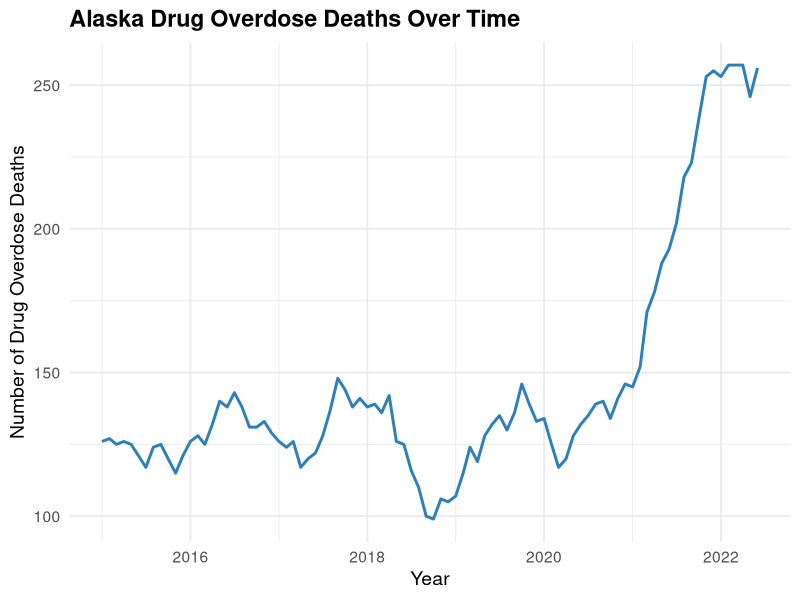
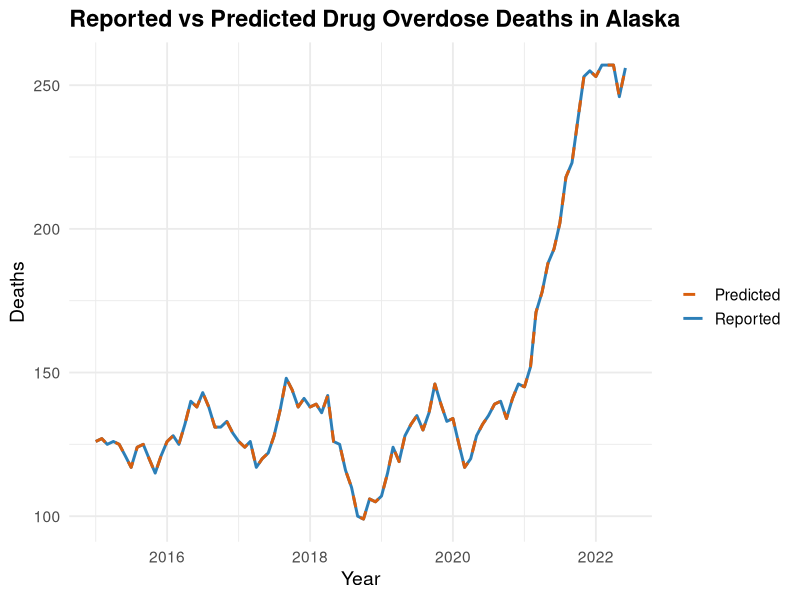
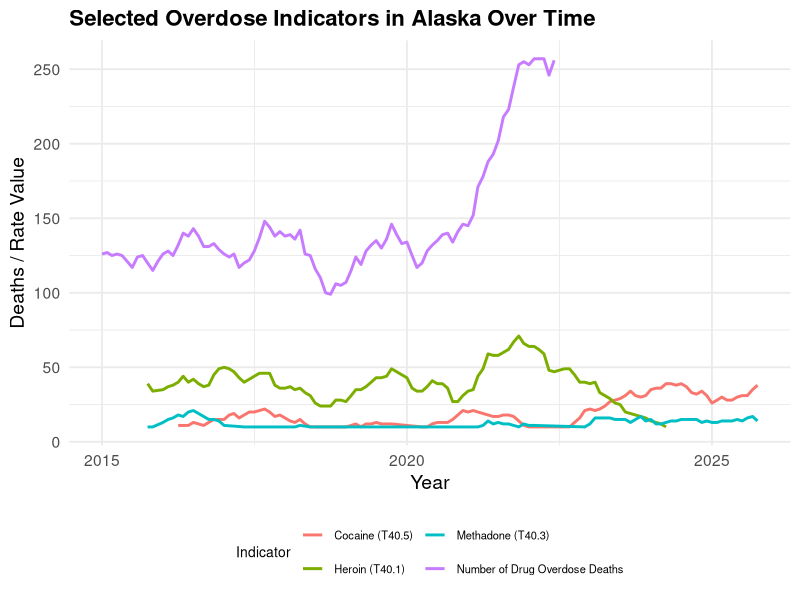
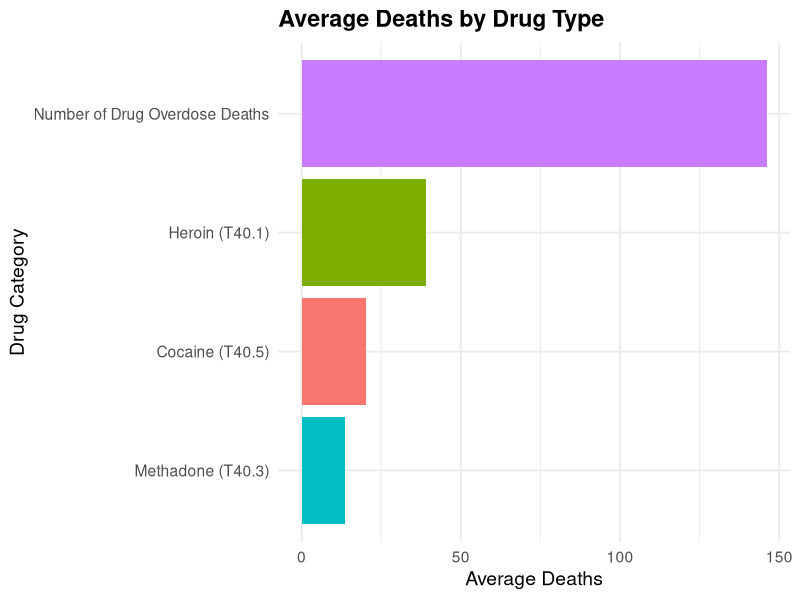
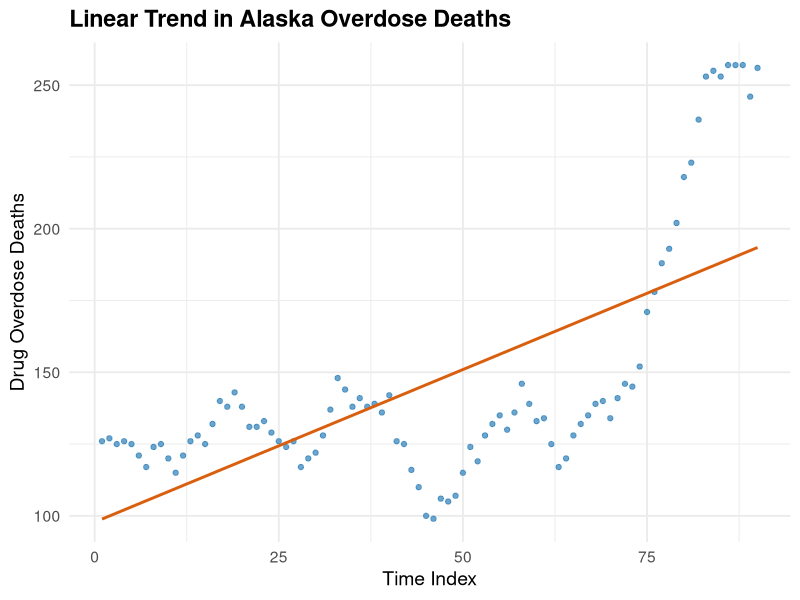

Here is the R script that generated these plots, in order:

library(tidyverse)
library(broom)

theme_set(theme_minimal(base_size = 14))


# Introduction: Drug overdose deaths remain a major public health concern in the United States, but the burden of overdose is not evenly distributed across states or across substances. Monitoring overdose trends over time can help identify changing patterns in mortality and highlight which drug categories may be contributing most strongly to the problem. 
##This topic is personally meaningful to me, as overdose has affected my own family. Because of this, I wanted to examine real overdose surveillance data and understand how overdose patterns have changed over time.
## The purpose of this study is to analyze trends in overdose deaths in Alaska from 2015 through 2025. In particular, this project examines overall overdose deaths as well as selected drug-specific indicators in order to identify long-term patterns and potential shifts in substance-related mortality.


# Data
data <- read_csv("xkb8-kh2a.csv")

data_clean <- data %>%
  mutate(
    data_value = as.numeric(data_value),
    predicted_value = as.numeric(predicted_value),
    month = factor(
      month,
      levels = c(
        "January", "February", "March", "April", "May", "June",
        "July", "August", "September", "October", "November", "December"
      )
    ),
    date = as.Date(paste(year, month, "1"), format = "%Y %B %d")
  ) %>%
  filter(!is.na(date))

# View structure if needed
glimpse(data_clean)


# Methods
## This analysis focuses on several key indicators available in the Alaska dataset. These include overall overdose mortality as well as selected drug-specific categories such as heroin, cocaine, methadone, and opioid-related deaths.
## Because the dataset contains repeated monthly observations across years, line plots are used to evaluate trends over time. Summary plots are also created to compare average values across indicators. In addition, a simple linear model is used to evaluate whether overall overdose deaths increased over time.


# Exploratory Analysis
## Indicators Included in the Dataset
indicator_counts <- data_clean %>%
  count(indicator, sort = TRUE)

print(indicator_counts)

##Overall Trend in Drug Overdose Deaths
overall_deaths <- data_clean %>%
  filter(indicator == "Number of Drug Overdose Deaths") %>%
  filter(!is.na(data_value))

p1 <- ggplot(overall_deaths, aes(x = date, y = data_value)) +
  geom_line(color = "#2C7FB8", linewidth = 1) +
  labs(
    title = "Alaska Drug Overdose Deaths Over Time",
    x = "Year",
    y = "Number of Drug Overdose Deaths"
  ) +
  theme(plot.title = element_text(face = "bold"))

print(p1)

## Predicted vs Reported Overdose Deaths
overall_compare <- data_clean %>%
  filter(indicator == "Number of Drug Overdose Deaths")

p2 <- ggplot(overall_compare, aes(x = date)) +
  geom_line(aes(y = data_value, color = "Reported"), linewidth = 1) +
  geom_line(aes(y = predicted_value, color = "Predicted"), linewidth = 1, linetype = "dashed") +
  scale_color_manual(values = c("Reported" = "#2C7FB8", "Predicted" = "#D95F0E")) +
  labs(
    title = "Reported vs Predicted Drug Overdose Deaths in Alaska",
    x = "Year",
    y = "Deaths",
    color = ""
  ) +
  theme(plot.title = element_text(face = "bold"))

print(p2)

## Trends for Major Drug Categories
selected_indicators <- c(
  "Number of Drug Overdose Deaths",
  "Heroin (T40.1)",
  "Cocaine (T40.5)",
  "Methadone (T40.3)",
  "Opioids (Natural or synthetic)"
)

trend_data <- data_clean %>%
  filter(indicator %in% selected_indicators) %>%
  filter(!is.na(data_value))

p3 <- ggplot(trend_data, aes(x = date, y = data_value, color = indicator)) +
  geom_line(linewidth = 1) +
  labs(
    title = "Selected Overdose Indicators in Alaska Over Time",
    x = "Year",
    y = "Deaths / Rate Value",
    color = "Indicator"
  ) +
  guides(color = guide_legend(nrow = 2)) +
  theme(
    plot.title = element_text(face = "bold", size = 16),
    legend.position = "bottom",
    legend.title = element_text(size = 10),
    legend.text = element_text(size = 8)
  )

print(p3)

## Average Deaths by Drug Type
avg_deaths <- trend_data %>%
  group_by(indicator) %>%
  summarize(mean_value = mean(data_value, na.rm = TRUE), .groups = "drop")

p4 <- ggplot(avg_deaths, aes(x = reorder(indicator, mean_value), y = mean_value, fill = indicator)) +
  geom_col(show.legend = FALSE) +
  coord_flip() +
  labs(
    title = "Average Deaths by Drug Type",
    x = "Drug Category",
    y = "Average Deaths"
  ) +
  theme(plot.title = element_text(face = "bold"))

print(p4)


# Statistical Modeling
## Linear Trend in Overall Overdose Deaths
overall_deaths <- overall_deaths %>%
  arrange(date) %>%
  mutate(time_index = row_number())

trend_model <- lm(data_value ~ time_index, data = overall_deaths)

model_summary <- tidy(trend_model)
print(model_summary)

## Model Visualization
p5 <- ggplot(overall_deaths, aes(x = time_index, y = data_value)) +
  geom_point(color = "#2C7FB8", alpha = 0.7) +
  geom_smooth(method = "lm", se = FALSE, color = "#D95F0E") +
  labs(
    title = "Linear Trend in Alaska Overdose Deaths",
    x = "Time Index",
    y = "Drug Overdose Deaths"
  ) +
  theme(plot.title = element_text(face = "bold"))

print(p5)


# Discussion
## The results of this analysis suggest that overdose patterns in Alaska have changed meaningfully over time. The time-series plots indicate that overdose deaths vary over time, and comparisons across indicators show that different drug categories contribute differently to the total burden.

## A strength of this dataset is that it includes both reported and predicted values, allowing comparison between observed mortality and modeled estimates. Additionally, multiple drug-specific indicators allow for more detailed analysis beyond total overdose deaths.

## However, this analysis has limitations. Because the dataset only includes Alaska, it cannot be used to compare trends across states or regions. Additionally, some drug categories overlap, so results should be interpreted with caution.


# Conclusion
## This project examined overdose trends in Alaska from 2015 through 2025 using real CDC surveillance data. The analysis demonstrated how overdose mortality has changed over time and how different drug categories contribute to overall patterns.
##These findings highlight the importance of temporal analysis in understanding public health trends. Future research could expand this work by incorporating additional states, regional comparisons, or more advanced statistical modeling approaches.
